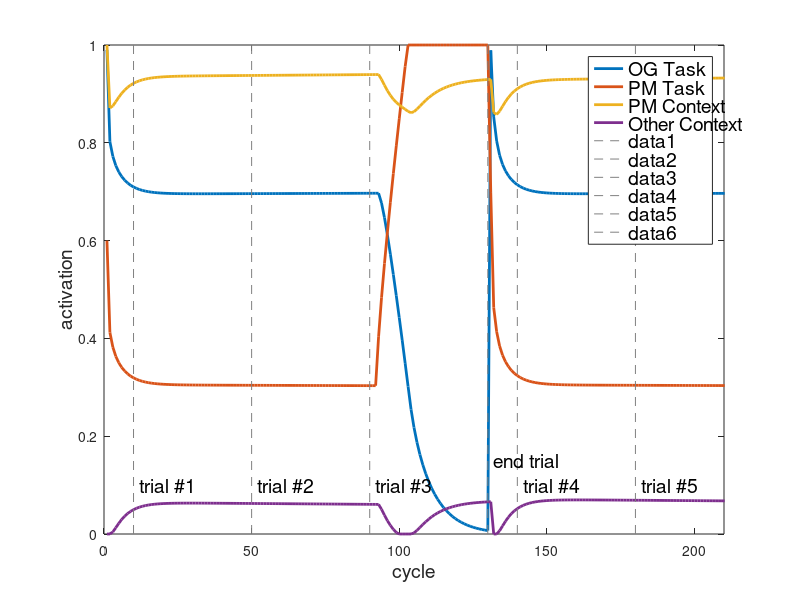

This figure's MATLAB source:

x = [-1:0.2:5];
x = 1;
cycs = 250;

%{
I = 0;
li = -2; % lateral inhibition
se = -2; % self-excitation
ve = 0; % vertical excitation
ci = 0; % cross-inhibition
step = 0.2;
%}

I = 3;
li = -2; % lateral inhibition
se = -2 + 0.001; % self-excitation
ve = -1; % vertical excitation
ci = -1; % cross-inhibition
step = 0.1;

%{
W = [
    se li ve ci 0;
    li se ci ve 0;
    ve ci se li 0;
    ci ve li se 0;
    0 0 0 0 0;
    ];
b_high = [I I 0 0 0];
b_low = b_high / 10;
b = b_high;
init_a = [0.99 0.6 0.4 0.3 0];
%}

W = [
    se li ve ci ci ci 0;
    li se ci ve ci ci 0;
    ve ci se li ve ci 0;
    ci ve li se ci ve 0;
    ci ci ve ci se li 0;
    ci ci ci ve li se 0;
    0  0  0  0  0  0  0;
    ];
b_high = [I I 0 0 I I 0];
b_low = b_high / 10;
b = b_high;
init_a = [0.99 0.6 0.4 0.3 1 0 0];


z = zeros(size(x, 2));

for i = 1:size(x, 2)
    for j = 1:size(x, 2)
        a1 = x(i);
        a2 = x(j);
 
        a = [a1 a2 a1 a2];
        if size(x, 2) == 1
            a = init_a;
        end
        net = [0 0 0 0];
        avg = [0 0 0 0];
        act = zeros(cycs+1, size(W, 1));
                                                %act(1,:) = 1 ./ (1 + exp(-a));
                                                act(1,:) = a;
        for cyc = 1:cycs
            net = a * W + b;
            
            if cyc > 90 && cyc < 130
                b(2) = 4;
            else
                if cyc == 130 || cyc == 131
                    a(1:2) = init_a(1:2);
                end
                b(2) = I;
            end
            
            
            %b = b - b * 0.00001;
            
            %{
            if cyc > 50 && cyc < 70
                b = b_low;
            else
                b = b_high;
            end
            %}

            
            %if cyc > 20 && cyc < 40
            %    b(5) = 15;
            %else
            %    b(5) = I;
            %end
            
                                                da = net;
                                                %da = -a + quadsquare(b + a * W);
            a = a + step * da;
            a = min(a, 1);
            a = max(a, 0);
                                                %act(cyc+1,:) = 1 ./ (1 + exp(-a));
                                                act(cyc+1,:) = a;
        end
        z(i, j) = norm(act(end,:) - act(1,:));
        
        if size(x, 2) == 1
            figure;
            
            plot(act(:,[1 2 5 6]), 'LineWidth', 2);
            ylim([0 1]);
            xlim([0 210]);
            legend('OG Task', 'PM Task', 'PM Context', 'Other Context', 'Load');
            ylabel('activation');
            xlabel('cycle');
            line([10 10],ylim, 'LineStyle', '--', 'Color',[0.5 0.5 0.5]);
            line([50 50],ylim, 'LineStyle', '--', 'Color',[0.5 0.5 0.5]);
            line([90 90],ylim, 'LineStyle', '--', 'Color',[0.5 0.5 0.5]);
            
            line([130 130],ylim, 'LineStyle', '--', 'Color',[0.5 0.5 0.5]);
            line([140 140],ylim, 'LineStyle', '--', 'Color',[0.5 0.5 0.5]);
            line([180 180],ylim, 'LineStyle', '--', 'Color',[0.5 0.5 0.5]);
            
            text(12, 0.1, 'trial #1');
            text(52, 0.1, 'trial #2');
            
            text(92, 0.1, 'trial #3');
            text(132, 0.15, 'end trial');            
            text(142, 0.1, 'trial #4');
            text(182, 0.1, 'trial #5');
            
            %title('Ongoing Trials, 5 WM units');            
            %title('Task Switch, 5 WM units');
            
            figureHandle = gcf;
            set(findall(figureHandle,'type','text'),'fontSize',14);
        end
    end
end

if size(x, 2) > 1
    figure;
    surf(x, x, z);
end